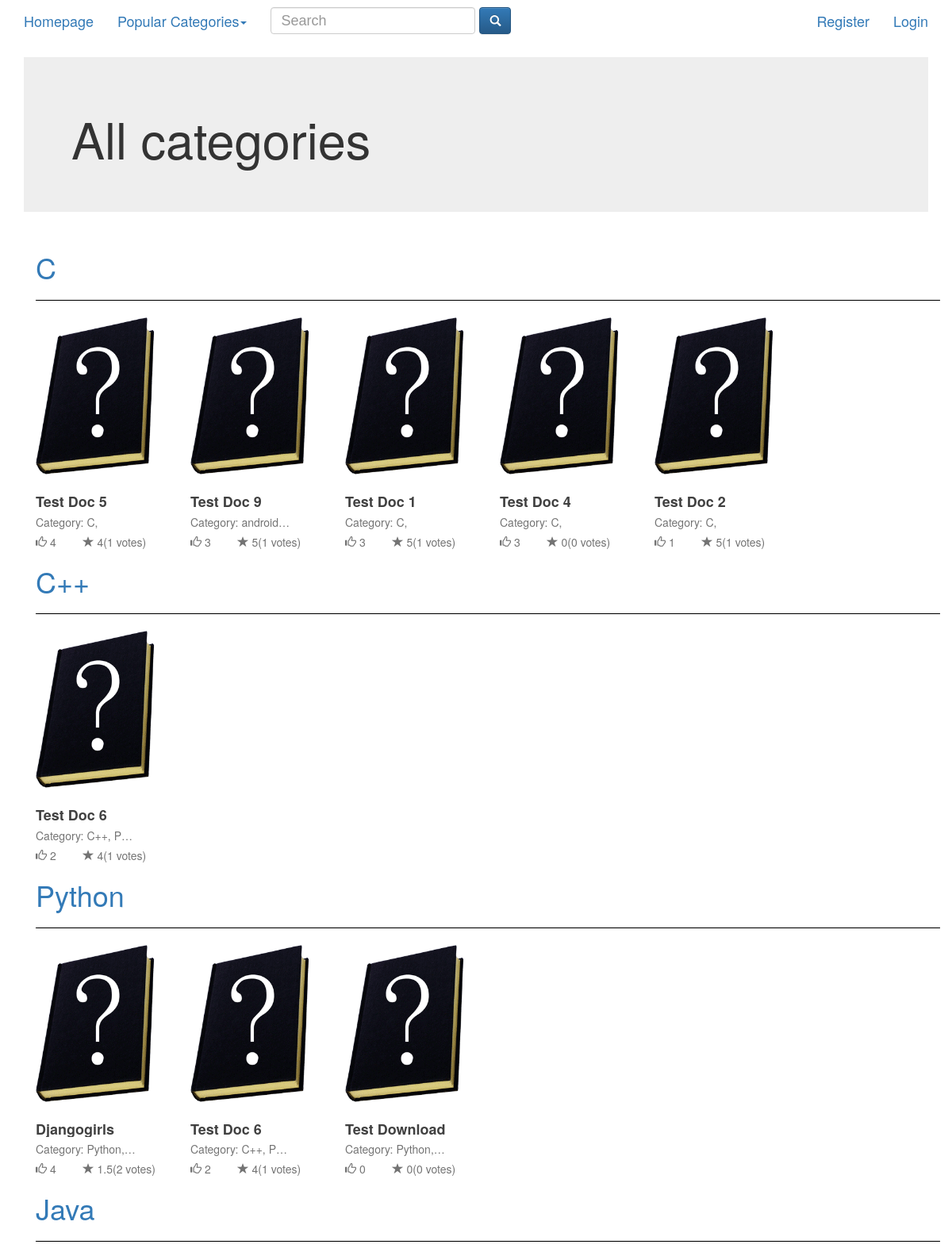
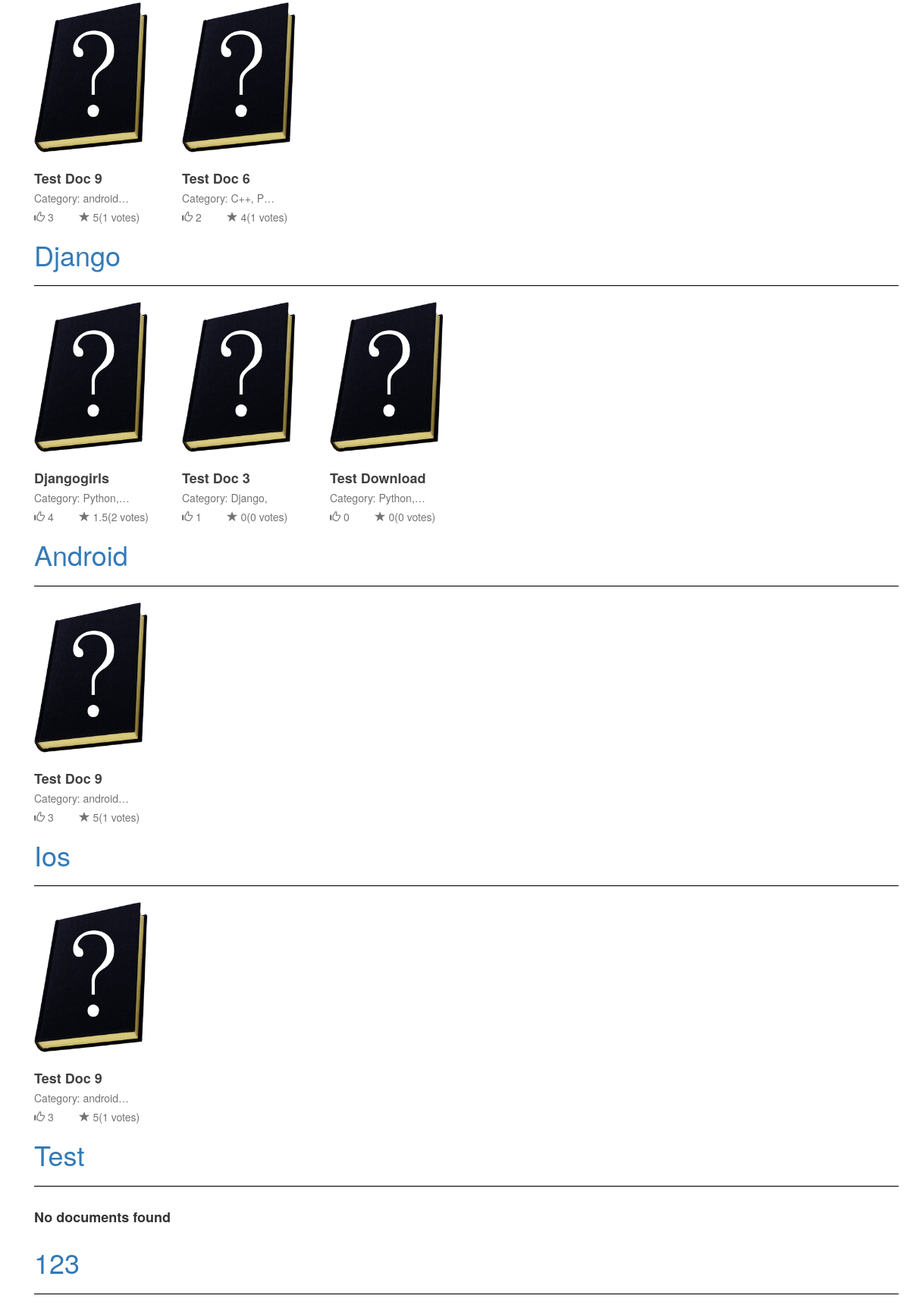
The app's page /categories/all/ (upper part), older data (2 pictures, top to bottom).
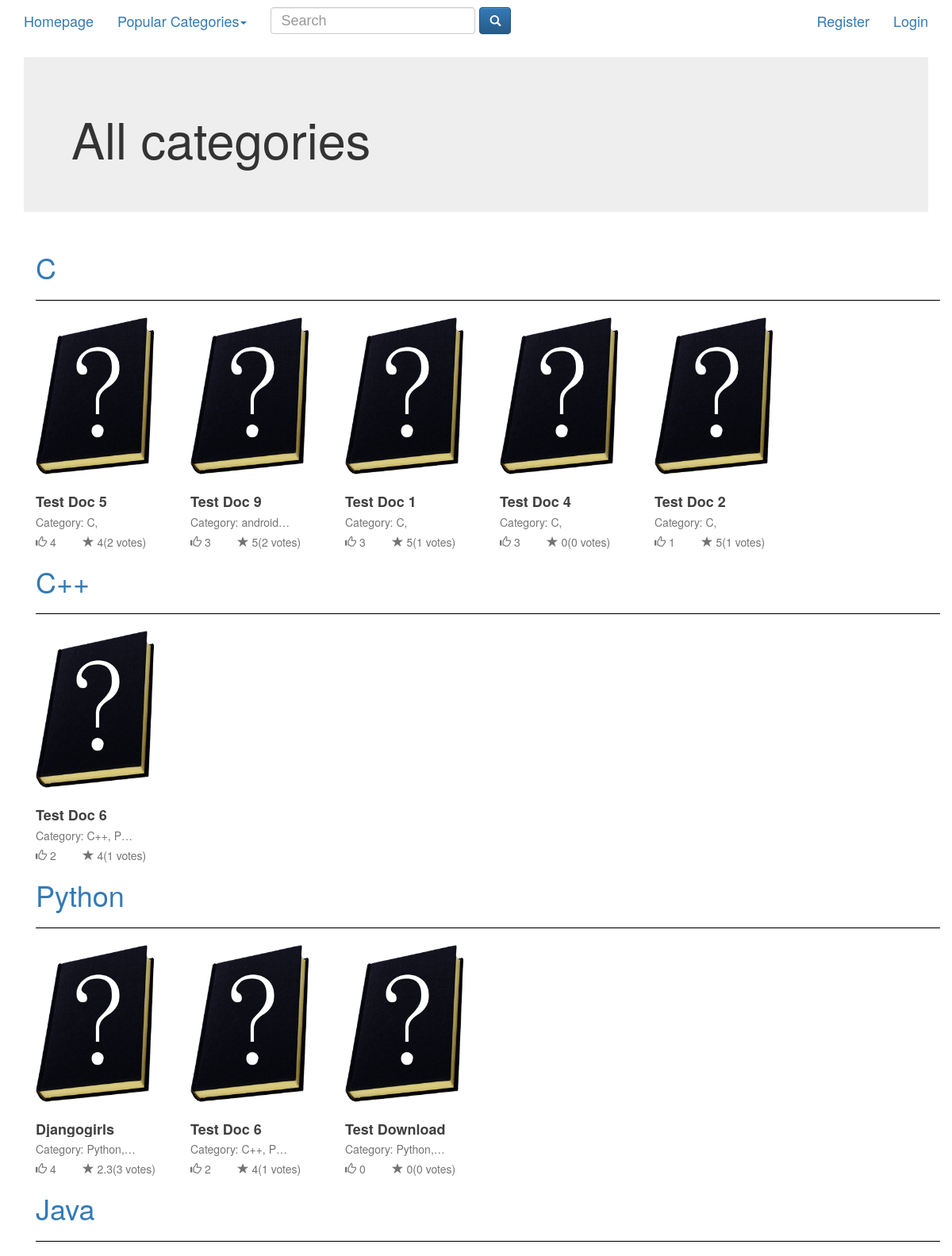
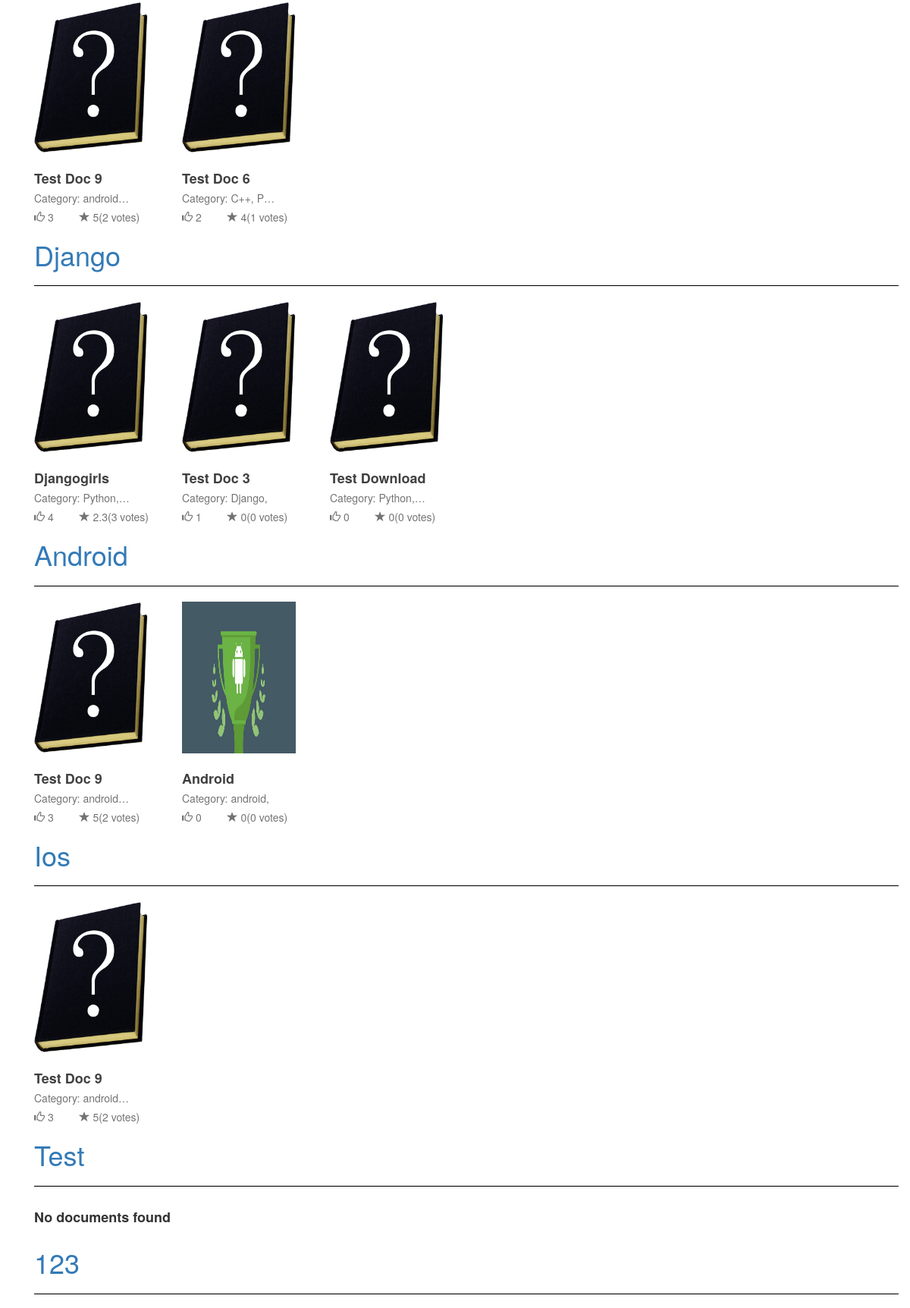
The same page, newer data (2 pictures, top to bottom).
### category/models.py (models this page shows)
class Category(models.Model):
    name = models.CharField(max_length=50, unique=True)
    def __str__(self):
        return self.name
    class Meta:
        verbose_name_plural = 'categories'

### document/models.py (models this page shows, shortened)
class Document(models.Model):
    title = models.CharField(max_length=200, unique=True)
    topic = models.ManyToManyField(Category, )
    level = models.ManyToManyField(Level)
    author = models.CharField(max_length=50, blank=True, null=True)
    submit_date = models.DateField(auto_now_add=True)
    edited_date = models.DateField(auto_now=True)
    link = models.URLField(null=True, blank=True)
    file = models.FileField(null=True, blank=True, upload_to='document_files',
                            validators=[validate_file_extension])
    image = models.ImageField(upload_to='document_images', default='/document_images/question_mark.jpg')
    review = models.TextField()
    number_of_likes = models.PositiveIntegerField(default=0)
    number_of_views = models.PositiveIntegerField(default=0)
    posted_user = models.ForeignKey(User)
    approve = models.BooleanField(default=False)
    liked_by = models.ManyToManyField(User, blank=True, related_name='liked_documents')
    rating = models.FloatField(default=0)
    def __str__(self):
        return self.title

### category/views.py (the view)
@page_template('category/category_page.html')
def category_list(request, template='category/category_list.html', extra_context=None):
    context = {
        'categories': Category.objects.all()
    }
    if extra_context is not None:
        context.update(extra_context)
    return render(request, template, context)

### category/templatetags/category_template_tags.py (called while the page is built)
@register.inclusion_tag('category/popular_categories.html')
def get_popular_categories():
    return {'categories': Category.objects.annotate(num_docs=Count('document')).order_by('-num_docs')[:5]}

### document/templatetags/document_template_tags.py (called while the page is built)
@register.inclusion_tag('document/top_likes.html')
def get_top_document_in_category(category):
    return {
        'documents': Document.objects.filter(
            topic__id__contains=category.id
        ).annotate(
            num_likes=Count('liked_by')
        ).order_by('-num_likes')[:6]
    }

### category/templates/category/category_list.html
{% extends 'base.html' %}
{% load staticfiles %}
{% block content %}
    <div class="jumbotron" style="margin-top: 20px;">
        <h1>All categories</h1>
    </div>
    <div class="endless_page_template container">
        {% include 'category/category_page.html' %}
    </div>
{% endblock %}

### category/templates/category/category_page.html (shortened to what this page needs)
{% load document_template_tags %}
{% load el_pagination_tags %}
{% for category in categories %}
    <h1><a href="{% url 'category_detail' category.id %}">{{ category|title }}</a></h1>
    <hr>
    {% get_top_document_in_category category %}
{% endfor %}

### document/templates/document/top_likes.html
{% load staticfiles %}
<div class="row">
    {% if documents.count == 0 %}
        <div class="container">
            <h4><strong>No documents found</strong></h4>
        </div>
    {% endif %}
    {% for doc in documents %}
        {% include 'document/document.html' %}
    {% endfor %}
</div>

### document/templates/document/document.html
<div class="col-md-2">
    <div class="card" onclick="location.href='{% url 'document_detail' doc.id %}'">
        <figure class="thumb" style="display: inline-block">
            <div class="cover">
                <img src="{{ doc.image.url }}"/>
            </div>
            <h2 class="overflow ellipsis">{{ doc|title }}</h2>
            <p class="author overflow ellipsis">
                Category:
                {% for topic in doc.topic.all %}
                    {{ topic }},
                {% endfor %}
            </p>
            <p class="author">
                <span class="glyphicon glyphicon-thumbs-up"></span> {{ doc.liked_by.count }} <span
                    class="glyphicon glyphicon-star"
                    style="margin-left: 30px"></span> {{ doc.rating|floatformat }}({{ doc.userratedocument_set.all.count }}
                votes) </p>
        </figure>
    </div>
</div>

Row changes from the older to the newer data that the page shows:
changed Document "Test Doc 5": userratedocument_set.all.count "1" → "2"
changed Document "Test Doc 9": userratedocument_set.all.count "1" → "2"
changed Document "Djangogirls": rating "1.5" → "2.3"; userratedocument_set.all.count "2" → "3"
added Document: image (picture), title "Android", liked_by.count "0", rating "0", userratedocument_set.all.count "0", Category (name "android"), shown under Category "Android"
